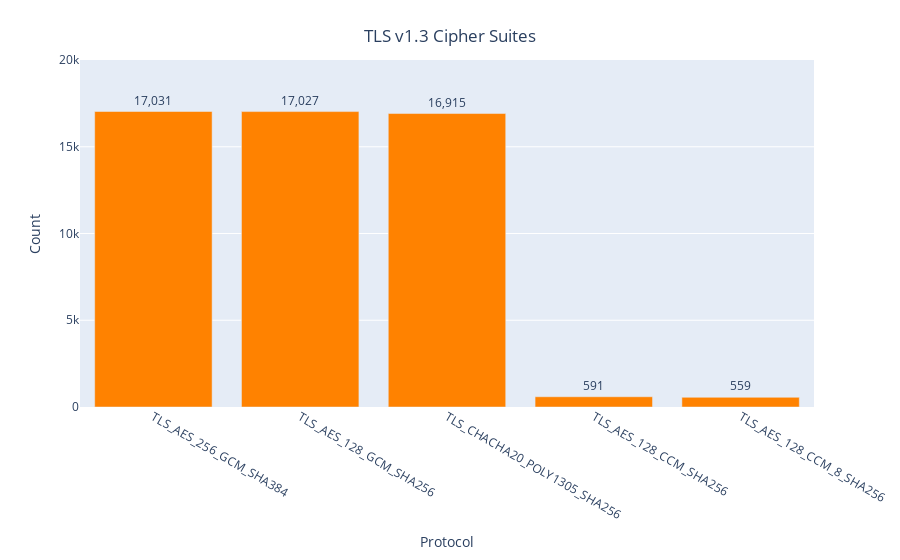

This figure's notebook cell:
### Code cell
results = client['tls_data']['endpoints'].aggregate([
    {
        '$unwind': {
            'path': '$TLS_1_3.list', 
            'preserveNullAndEmptyArrays': False
        }
    }, {
        '$group': {
            '_id': {
                '$toString': '$TLS_1_3.list.name'
            }, 
            'count': {
                '$sum': 1
            }
        }
    }, {
        '$sort': {
            'count': -1
        }
    }, {
        '$group': {
            '_id': None, 
            'counts': {
                '$push': {
                    'k': '$_id', 
                    'v': '$count'
                }
            }
        }
    }, {
        '$replaceRoot': {
            'newRoot': {
                '$arrayToObject': '$counts'
            }
        }
    }
])

results = [(k, v) for k, v in list(results)[0].items()]
print(results)
df = pd.DataFrame(results, columns=["Protocol", "Count"])
fig = px.bar(df, x="Protocol", y="Count",  range_y=[1, 20000], text="Count")
fig.update_traces(texttemplate='%{text:,}', textposition='outside', marker_color="#FF8200")
fig.update_layout(title={'text': "TLS v1.3 Cipher Suites", 'xanchor': "center", 'yanchor': 'top', 'x': 0.5})

### Figure 1 — Plotly figure (JSON) as saved in the notebook; plotly's stock layout.template omitted (floating-point values rounded to 4 significant figures)
{"data": [{"alignmentgroup": "True", "hovertemplate": "Protocol=%{x}<br>Count=%{text}<extra></extra>", "legendgroup": "", "marker": {"color": "#FF8200", "pattern": {"shape": ""}}, "name": "", "offsetgroup": "", "orientation": "v", "showlegend": false, "text": [17031, 17027, 16915, 591, 559], "textposition": "outside", "texttemplate": "%{text:,}", "type": "bar", "x": ["TLS_AES_256_GCM_SHA384", "TLS_AES_128_GCM_SHA256", "TLS_CHACHA20_POLY1305_SHA256", "TLS_AES_128_CCM_SHA256", "TLS_AES_128_CCM_8_SHA256"], "xaxis": "x", "y": [17031, 17027, 16915, 591, 559], "yaxis": "y"}], "layout": {"barmode": "relative", "legend": {"tracegroupgap": 0}, "margin": {"t": 60}, "title": {"text": "TLS v1.3 Cipher Suites", "x": 0.5, "xanchor": "center", "yanchor": "top"}, "xaxis": {"anchor": "y", "domain": [0, 1], "title": {"text": "Protocol"}}, "yaxis": {"anchor": "x", "domain": [0, 1], "range": [1, 20000], "title": {"text": "Count"}}}}
